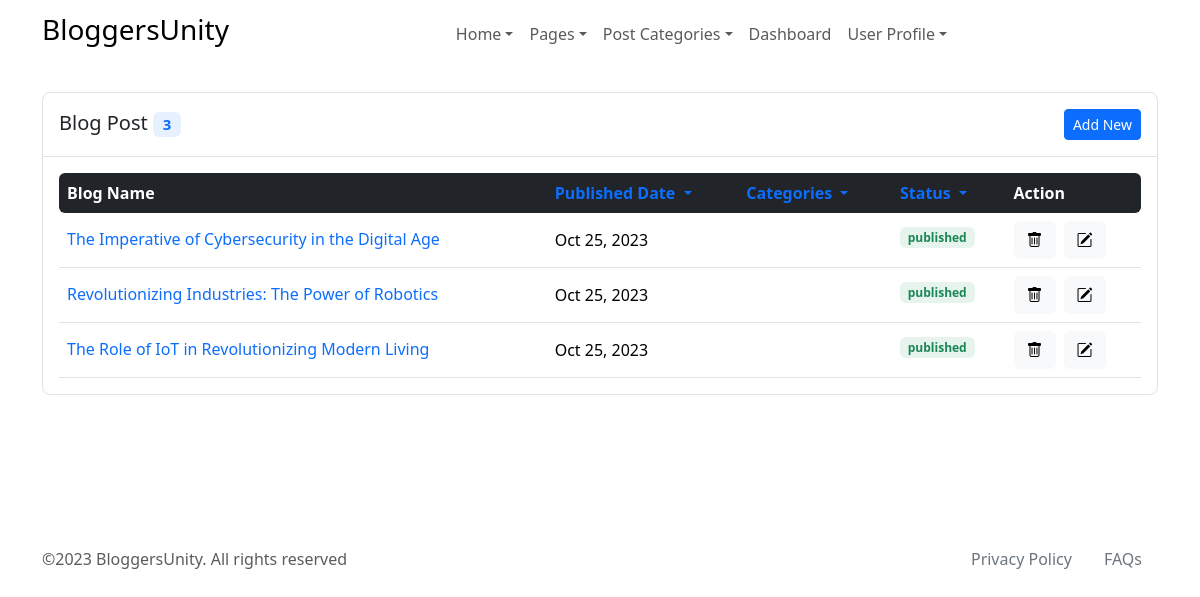
Page /dashboard/ (signed in) on the committed database.
### Tech/models.py (models this page shows, shortened)
class BlogPost(models.Model):
    title = models.CharField(max_length=200)
    content = models.TextField()
    author = models.ForeignKey(CustomUser, on_delete=models.CASCADE)
    pub_date = models.DateTimeField(auto_now_add=True)
    STATUS_CHOICES = (
        ('draft', 'Draft'),
        ('published', 'Published'),
        ('archived', 'Archived'),
    )
    status = models.CharField(max_length=20, choices=STATUS_CHOICES, default='draft')
    image = models.ImageField(upload_to='blog_images/', blank=True, null=True)
    CATEGORY_CHOICES = (
        ('Aerospace', 'Aerospace'),
        ('Artificial_Intelligence', 'Artificial Intelligence'),
        ('Automotive', 'Automotive'),
        ('Biotechnology', 'Biotechnology'),
        ('Cybersecurity', 'Cybersecurity'),
        ('Fintech', 'Fintech'),
        ('Gaming', 'Gaming'),
        ('IoT', 'Internet of Things'),
        ('Robotics', 'Robotics'),
        ('Other', 'Other'),
    )
    categories = models.CharField(max_length=100, choices=CATEGORY_CHOICES, default='Other')
    slug = models.SlugField(unique=True, max_length=255, blank=True)
    objects = models.Manager()

### Tech/views.py (the view)
# urls.py: path('dashboard/', views.DashboardView.as_view(), name='dashboard'),
class DashboardView(LoginRequiredMixin, View):
    template_name = 'Tech/dashboard.html'
    per_page = 10
    def get(self, request):
        sort = request.GET.get('sort', 'newest')  # Default to 'newest'
        user = request.user
        user_posts = BlogPost.objects.filter(author=user).all()
        if sort == 'oldest':
            user_posts = user_posts.order_by('pub_date')
        else:
            user_posts = user_posts.order_by('-pub_date')
        status = request.GET.get('status', 'all')  # Default to 'all'
        if status != 'all':
            user_posts = user_posts.filter(status=status)
        category = request.GET.get('category', 'all')  # Default to 'all'
        if category != 'all':
            user_posts = user_posts.filter(categories=category)
        user_post_count = user_posts.count()  # For count User post
        paginator = Paginator(user_posts, self.per_page)
        page = request.GET.get('page')
        try:
            user_posts = paginator.page(page)
        except PageNotAnInteger:
            user_posts = paginator.page(1)
        except EmptyPage:
            user_posts = paginator.page(paginator.num_pages)
        context = {
            'user_posts': user_posts,
            'status': status,
            'category': category,
            'user_post_count': user_post_count,
            'sort': sort,
        }
        return render(request, self.template_name, context)

### Tech/templates/Tech/dashboard.html (shortened to what this page needs)
{% extends 'Tech/base.html' %}
{% block content %}
<section class="py-4">
    <div class="container">
        <div class="col-12">
            <div class="card border bg-transparent rounded-3">
                <div class="card-header bg-transparent border-bottom p-3">
                    <div class="d-sm-flex justify-content-between align-items-center">
                        <h5 class="mb-2 mb-sm-0">Blog Post <span
                                class="badge bg-primary bg-opacity-10 text-primary">{{ user_post_count }}</span>
                        </h5>
                        <a href="{% url 'create_blog_post' %}" class="btn btn-sm btn-primary mb-0">Add New</a>
                    </div>
                </div>
                <div class="card-body">
                    <div class="table-responsive">
                        <table class="table align-middle p-4 mb-0 table-hover table-shrink">
                            <thead class="table-dark">
                            <tr>
                                <th scope="col" class="border-0 rounded-start">Blog Name</th>
                                <th scope="col" class="border-0">
                                    <div class="dropdown">
                                        <a class="dropdown-toggle" href="?sort=newest" role="button"
                                           data-bs-toggle="dropdown"
                                           aria-expanded="false" style="text-decoration: none;">
                                            Published Date
                                        </a>
                                    </div>
                                </th>
                                <th scope="col" class="border-0">
                                    <div class="dropdown">
                                        <a class="dropdown-toggle" href="?category=all" role="button"
                                           data-bs-toggle="dropdown"
                                           aria-expanded="false" style="text-decoration: none;">
                                            Categories
                                        </a>
                                    </div>
                                </th>
                                <th scope="col" class="border-0">
                                    <div class="dropdown">
                                        <a class="dropdown-toggle" href="?status=all" role="button"
                                           data-bs-toggle="dropdown"
                                           aria-expanded="false" style="text-decoration: none;">
                                            Status
                                        </a>
                                    </div>
                                </th>
                                <th scope="col" class="border-0 rounded-end">Action</th>
                            </tr>
                            </thead>
                            <tbody class="border-top-0">
                            {% for post in user_posts %}
                            <tr>
                                <td>
                                    <h6 class="course-title mt-2 mt-md-0 mb-0">
                                        <a href="{% url 'blog_post_detail' post.slug %}" style="text-decoration: none;">
                                            {{ post.title }}</a>
                                    </h6>
                                </td>
                                <td>{{ post.pub_date | date:"M d, Y" }}</td>
                                <td>
                                    <span class="badge mb-2">{{ post.categories }}</span>
                                </td>
                                <td>
                                    <span class="badge bg-success bg-opacity-10 text-success mb-2">{{ post.status }}</span>
                                </td>
                                <td>
                                    <div class="d-flex gap-2">
                                        <a href="{% url 'delete_blog_post' post.id %}"
                                           class="btn btn-light btn-round mb-0" data-bs-toggle="tooltip"
                                           data-bs-placement="top" aria-label="Delete"
                                           data-bs-original-title="Delete"><i
                                                class="bi bi-trash"></i></a>
                                        <a href="{% url 'edit_blog_post' post.id %}"
                                           class="btn btn-light btn-round mb-0"
                                           data-bs-toggle="tooltip" data-bs-placement="top" aria-label="Edit"
                                           data-bs-original-title="Edit"><i class="bi bi-pencil-square"></i></a>
                                    </div>
                                </td>
                            </tr>
                            {% empty %}
                            <tr>
                                <td colspan="3">No blog posts found.</td>
                            </tr>
                            {% endfor %}
                            </tbody>
                        </table>
                    </div>
                </div>
            </div>
        </div>
    </div>
</section>
{% endblock %}

### rows in the picture
BlogPost: title "The Imperative of Cybersecurity in the Digital Age", pub_date "Oct 25, 2023", status "published"
BlogPost: title "Revolutionizing Industries: The Power of Robotics", pub_date "Oct 25, 2023", status "published"
BlogPost: title "The Role of IoT in Revolutionizing Modern Living", pub_date "Oct 25, 2023", status "published"

### other values in the picture
{{ user_post_count }} "3"
